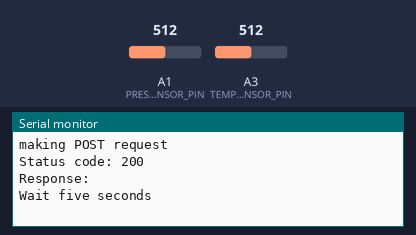
The sketch below on a simulated Arduino Uno R4 WiFi. On the bench: the last lines printed to the serial monitor. The test bench sets the inputs (shaded band); at power-on: A1 (PRESSURE_SENSOR_PIN) = 512, A3 (TEMP_SENSOR_PIN) = 512 (analog values on the 0–1023 scale). WiFi joins after 1.5 s; servers stay silent unless stated; uploads are accepted with an empty reply; not simulated (calls return 0 or success): arduino_secrets.h.

Above: at 2.7 s.
2.8 s: A1 (PRESSURE_SENSOR_PIN) set to 716
At 6.86 s:
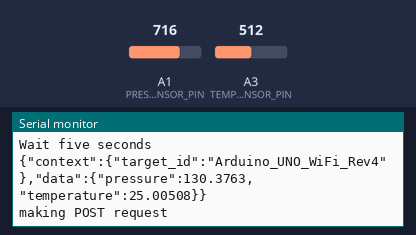
8.6 s: A3 (TEMP_SENSOR_PIN) set to 716
At 12.06 s:
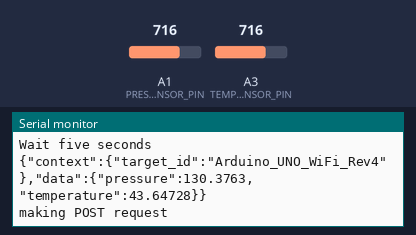
14.4 s: A1 (PRESSURE_SENSOR_PIN) set to 900
At 17.26 s:
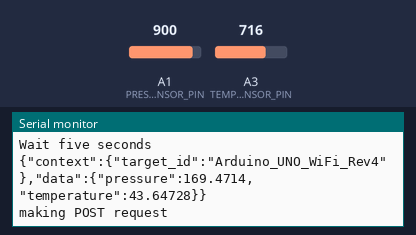
20.2 s: A3 (TEMP_SENSOR_PIN) set to 900
At 22.46 s:
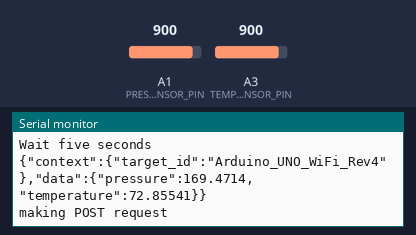
Timing chart, 0 to 24.0 s (numbered marks = the images above; inputs shaded):
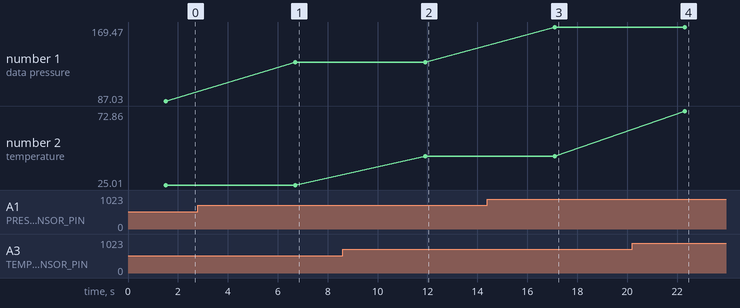

Measured:
- after the input at 2.8 s, the serial monitor: prints a new line after 3.9 s (image 1)
- after the input at 8.6 s, the serial monitor: prints a new line after 3.3 s (image 2)
- after the input at 14.4 s, the serial monitor: prints a new line after 2.7 s (image 3)
- after the input at 20.2 s, the serial monitor: prints a new line after 2.1 s (image 4)
- plotted number 1: 87.03 → 130.38 after the input at 2.8 s, 130.38 → 169.47 after the input at 14.4 s
- plotted number 2: 25.01 → 43.65 after the input at 8.6 s, 43.65 → 72.86 after the input at 20.2 s

The sketch:

sensor_jedi.ino
```cpp
//reads from multiple sensors and prints readings to terminal

//network setup
#include <WiFiS3.h>
#include <ArduinoHttpClient.h>
#include <ArduinoJson.h>

#include "arduino_secrets.h"
///////please enter your sensitive data in the Secret tab/arduino_secrets.h
const char* ssid = SECRET_SSID;        // your network SSID (name)
const char* password = SECRET_PASS;    // your network password (use for WPA, or use as key for WEP)

// Create a unique ID for the data from each device running this code
const char* jediID = "Arduino_UNO_WiFi_Rev4";

// IP address of server or Raspberry Pi running Machinechat JEDI software
// If you changed the JEDI port number, replace 8100 with the new port
const char* serverAddress = "192.168.35.116";
int port = 8100;
const char* server_name = "Jedi_One";

WiFiClient wifi;
HttpClient client = HttpClient(wifi, serverAddress, port);
int status = WL_IDLE_STATUS;

//time setup
float seconds; //can't name something time in Arduino IoT cloud
int index;
int time;

//pressure sensor setup
int PRESSURE_SENSOR_PIN = A1;
int pressure_sensor_reading;
float voltage;
float pressure; //conversion from datasheet

//temperature sensor setup
int TEMP_SENSOR_PIN = A3;
int temp_sensor_reading; //14 bit reading
int R0 = 100000; //zero power resistance reference
int B = 4275; //sensor constant
float R; //sensor resistance conversion
float temp; //temp conversion in C

void setup() {
  // put your setup code here, to run once:
  analogReadResolution(14); //change to 14-bit resolution
  long baudRate = 9600;
  index = 0;
  Serial.begin(baudRate);

  // Initiate Wi-Fi connection setup
  WiFi.begin(ssid, password);

  // Show status on serial monitor
  Serial.print("Connecting to ");
  Serial.print(ssid); Serial.println(" ...");

  // Wait for Wi-Fi connection and show progress on serial monitor
  while (WiFi.status() != WL_CONNECTED) {
    delay(500);
    Serial.print(".");
  }
  Serial.println("");
  Serial.print("Connected! IP address: ");
  Serial.println(WiFi.localIP());

}

void loop() {
  // put your main code here, to run repeatedly:
  String postData;

  // read pins
  pressure_sensor_reading = analogRead(PRESSURE_SENSOR_PIN);
  temp_sensor_reading = analogRead(TEMP_SENSOR_PIN);

  // pressure conversion
  voltage = pressure_sensor_reading*(5.0/16382.0); //from 5V rail
  pressure = (((voltage/5.0-0.1)/0.6667))*145.038; //from datasheet in MPa, then convert to psi

  // temperature conversion
  R = 16382.0/temp_sensor_reading-1; // sensor resistance using 14 bit measurement
  temp = 1.0/(log(R)/B+1/298.15)-273.15; // convert to temperature

  // calculate time
  time = index*5; //in seconds, currently takes measurement every 5s
  index = index+1; //iterate each loop

  //send over WiFi
  StaticJsonDocument <200> doc; //using ArduinoJson library

  JsonObject context = doc.createNestedObject("context");
  context["target_id"] = String(jediID);

  JsonObject data = doc.createNestedObject("data");
  data["pressure"] = pressure;
  data["temperature"] = temp;

  serializeJson(doc, postData);

  //This prints the JSON to the serial monitor screen
  Serial.println(postData);

  //make POST request
  Serial.println("making POST request");
  String contentType = "application/json";

  client.post("/v1/data/mc", contentType, postData);

  // read the status code and body of the response
  int statusCode = client.responseStatusCode();
  String response = client.responseBody();

  Serial.print("Status code: ");
  Serial.println(statusCode);
  Serial.print("Response: ");
  Serial.println(response);
  Serial.println("Wait five seconds");
  delay(5000);
}
```
